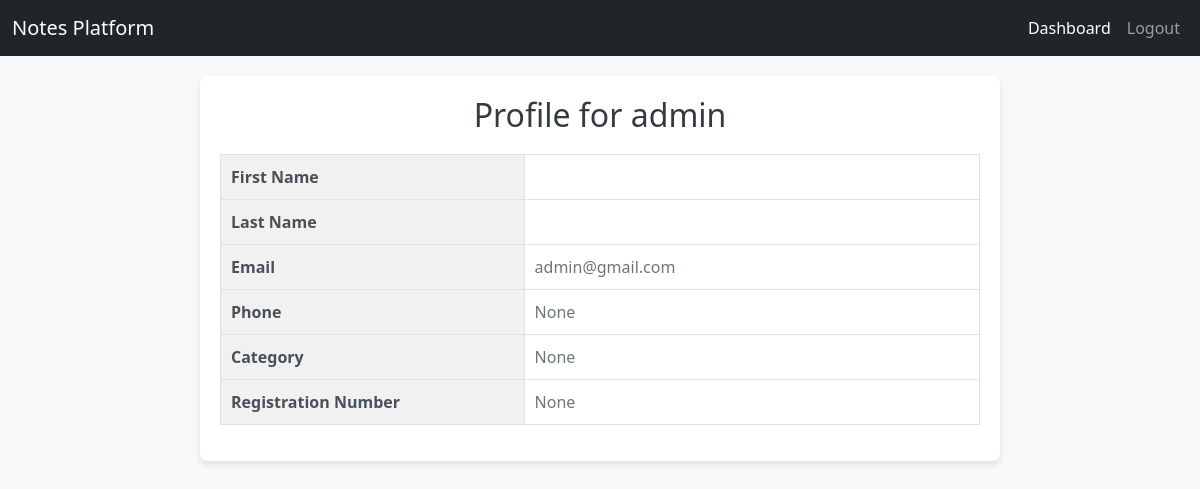
/profile/ (signed in), run on the app's committed database.
### login/models.py (models this page shows, shortened)
class Profile(models.Model):
    user = models.OneToOneField(User, on_delete=models.CASCADE, unique=True)
    phone = models.CharField(max_length=15, blank=True, null=True)
    category = models.CharField(max_length=100, blank=True, null=True)
    registration_number = models.CharField(max_length=100, blank=True, null=True)

### login/views.py (the view)
# urls.py: path('profile/',profile_view, name='profile'),
@login_required
def profile_view(request):
    profile = request.user.profile
    return render(request, 'profile.html', {'profile': profile})

### templates/profile.html (shortened to what this page needs)
<!DOCTYPE html>
<html lang="en">
<head>
    <link rel="stylesheet" href="https://cdnjs.cloudflare.com/ajax/libs/bootstrap/5.3.0/css/bootstrap.min.css">
</head>
<body>
    <nav class="navbar navbar-expand-lg navbar-dark bg-dark">
        <div class="container-fluid">
            <a class="navbar-brand" href="#">Notes Platform</a>
            <div class="collapse navbar-collapse" id="navbarNav">
                <ul class="navbar-nav ms-auto">
                    <li class="nav-item">
                        <a class="nav-link active" href="{% url 'dashboard' %}">Dashboard</a>
                    </li>
                    <li class="nav-item">
                        <a class="nav-link" href="{% url 'logout' %}">Logout</a>
                    </li>
                </ul>
            </div>
        </div>
    </nav>
    <div class="container">
        <h2>Profile for {{ profile.user.username }}</h2>
        <table class="table table-bordered">
            <tbody>
                <tr>
                    <th>First Name</th>
                    <td>{{ profile.user.first_name }}</td>
                </tr>
                <tr>
                    <th>Last Name</th>
                    <td>{{ profile.user.last_name }}</td>
                </tr>
                <tr>
                    <th>Email</th>
                    <td>{{ profile.user.email }}</td>
                </tr>
                <tr>
                    <th>Phone</th>
                    <td>{{ profile.phone }}</td>
                </tr>
                <tr>
                    <th>Category</th>
                    <td>{{ profile.category }}</td>
                </tr>
                <tr>
                    <th>Registration Number</th>
                    <td>{{ profile.registration_number }}</td>
                </tr>
            </tbody>
        </table>
    </div>
</body>
</html>

### templates/profile.html (style rules this page uses)
body { background-color: #f8f9fa; margin: 0; padding: 0; }
.navbar { margin-bottom: 20px; }
.container { max-width: 800px; background: #ffffff; border-radius: 8px; box-shadow: 0 4px 6px rgba(0, 0, 0, 0.1); padding: 20px; }
h2 { text-align: center; color: #343a40; margin-bottom: 20px; }
.table { width: 100%; }
.table th { width: 40%; background-color: #f1f1f1; color: #495057; text-align: left; padding: 10px; }
.table td { color: #6c757d; text-align: left; padding: 10px; }

### data on the page
Profile: user.username "admin", user.email "admin@gmail.com", phone "None", category "None", registration_number "None"
